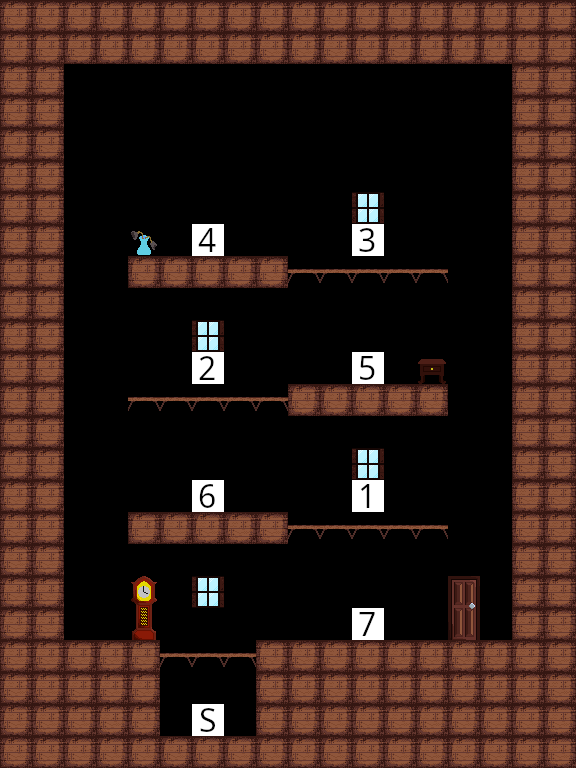

Below is a game level as drawn by its tile map, then a one-line description and the .tmx file that defines it, in full:
An orthogonal 18x24 tile map with 32x32 px tiles, 1 tile layer (Tile Layer 1).

<map version="1.10" tiledversion="1.10.2" orientation="orthogonal" renderorder="right-down" width="18" height="24" tilewidth="32" tileheight="32" infinite="0" nextlayerid="2" nextobjectid="1">
 <editorsettings>
  <export target="../assets/levels/LevelWeave.csv" format="csv" />
 </editorsettings>
 <tileset firstgid="1" source="tiles.tsx" />
 <layer id="1" name="Tile Layer 1" width="18" height="24">
  <data encoding="csv">
2,2,2,2,2,2,2,2,2,2,2,2,2,2,2,2,2,2,
2,2,2,2,2,2,2,2,2,2,2,2,2,2,2,2,2,2,
2,2,0,0,0,0,0,0,0,0,0,0,0,0,0,0,2,2,
2,2,0,0,0,0,0,0,0,0,0,0,0,0,0,0,2,2,
2,2,0,0,0,0,0,0,0,0,0,0,0,0,0,0,2,2,
2,2,0,0,0,0,0,0,0,0,0,0,0,0,0,0,2,2,
2,2,0,0,0,0,0,0,0,0,0,23,0,0,0,0,2,2,
2,2,0,0,22,0,104,0,0,0,0,103,0,0,0,0,2,2,
2,2,0,0,2,2,2,2,2,3,3,3,3,3,0,0,2,2,
2,2,0,0,0,0,0,0,0,0,0,0,0,0,0,0,2,2,
2,2,0,0,0,0,23,0,0,0,0,0,0,0,0,0,2,2,
2,2,0,0,0,0,102,0,0,0,0,105,0,21,0,0,2,2,
2,2,0,0,3,3,3,3,3,2,2,2,2,2,0,0,2,2,
2,2,0,0,0,0,0,0,0,0,0,0,0,0,0,0,2,2,
2,2,0,0,0,0,0,0,0,0,0,23,0,0,0,0,2,2,
2,2,0,0,0,0,106,0,0,0,0,101,0,0,0,0,2,2,
2,2,0,0,2,2,2,2,2,3,3,3,3,3,0,0,2,2,
2,2,0,0,0,0,0,0,0,0,0,0,0,0,0,0,2,2,
2,2,0,0,0,0,23,0,0,0,0,0,0,0,0,0,2,2,
2,2,0,0,25,0,0,0,0,0,0,107,0,0,24,0,2,2,
2,2,2,2,2,3,3,3,2,2,2,2,2,2,2,2,2,2,
2,2,2,2,2,0,0,0,2,2,2,2,2,2,2,2,2,2,
2,2,2,2,2,0,6,0,2,2,2,2,2,2,2,2,2,2,
2,2,2,2,2,2,2,2,2,2,2,2,2,2,2,2,2,2
</data>
 </layer>
</map>
